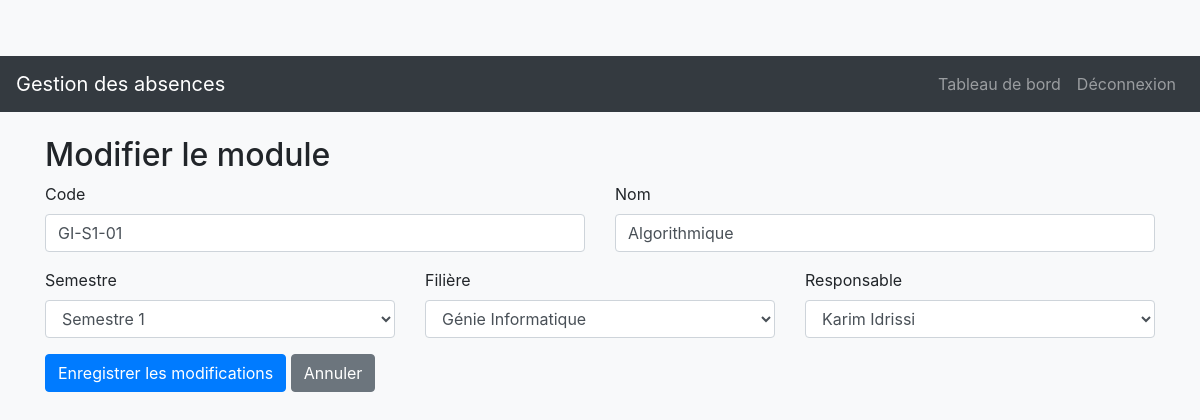
Screenshot of /admin/edit_module.php?id=1 (signed in) with the database file from the repository.
### tables this page shows
CREATE TABLE `modules` (
  `id` int(11) NOT NULL,
  `code` varchar(10) NOT NULL,
  `nom` varchar(100) NOT NULL,
  `semestre` enum('S1','S2') NOT NULL,
  `filiere_id` int(11) NOT NULL,
  `responsable_id` int(11) NOT NULL,
  `created_at` timestamp NOT NULL DEFAULT current_timestamp()
);

CREATE TABLE `filieres` (
  `id` int(11) NOT NULL,
  `code` varchar(10) NOT NULL,
  `nom` varchar(100) NOT NULL,
  `description` text DEFAULT NULL,
  `created_at` timestamp NOT NULL DEFAULT current_timestamp()
);

CREATE TABLE `responsables` (
  `id` int(11) NOT NULL,
  `nom` varchar(50) NOT NULL,
  `prenom` varchar(50) NOT NULL,
  `email` varchar(100) NOT NULL,
  `telephone` varchar(20) DEFAULT NULL,
  `created_at` timestamp NOT NULL DEFAULT current_timestamp()
);

### admin/edit_module.php (the view, shortened to what this page needs)
<?php
require_once __DIR__ . '/../config/db.php';
require_once __DIR__ . '/../includes/header.php';
$id = $_GET['id'];
$stmt = $pdo->prepare("SELECT * FROM modules WHERE id = ?");
$stmt->execute([$id]);
$module = $stmt->fetch();
$filieres = $pdo->query("SELECT * FROM filieres ORDER BY nom")->fetchAll();
$responsables = $pdo->query("SELECT * FROM responsables ORDER BY nom")->fetchAll();
?>
<div class="container mt-4">
    <h2>Modifier le module</h2>
    <form method="POST">
        <div class="row">
            <div class="col-md-6 mb-3">
                <label>Code</label>
                <input type="text" name="code" class="form-control" value="<?= htmlspecialchars($module['code']) ?>" required>
            </div>
            <div class="col-md-6 mb-3">
                <label>Nom</label>
                <input type="text" name="nom" class="form-control" value="<?= htmlspecialchars($module['nom']) ?>" required>
            </div>
            <div class="col-md-4 mb-3">
                <label>Semestre</label>
                <select name="semestre" class="form-control" required>
                    <option value="S1" <?= $module['semestre'] === 'S1' ? 'selected' : '' ?>>Semestre 1</option>
                </select>
            </div>
            <div class="col-md-4 mb-3">
                <label>Filière</label>
                <select name="filiere_id" class="form-control" required>
                    <?php foreach ($filieres as $f): ?>
                        <option value="<?= $f['id'] ?>" <?= $f['id'] == $module['filiere_id'] ? 'selected' : '' ?>>
                            <?= htmlspecialchars($f['nom']) ?>
                        </option>
                    <?php endforeach; ?>
                </select>
            </div>
            <div class="col-md-4 mb-3">
                <label>Responsable</label>
                <select name="responsable_id" class="form-control" required>
                    <?php foreach ($responsables as $r): ?>
                        <option value="<?= $r['id'] ?>" <?= $r['id'] == $module['responsable_id'] ? 'selected' : '' ?>>
                            <?= htmlspecialchars($r['prenom'] . ' ' . $r['nom']) ?>
                        </option>
                    <?php endforeach; ?>
                </select>
            </div>
        </div>
        <button type="submit" name="modifier" class="btn btn-primary">Enregistrer les modifications</button>
        <a href="gestion_modules.php" class="btn btn-secondary">Annuler</a>
    </form>
</div>
<?php require_once __DIR__ . '/../includes/footer.php'; ?>

### assets/style.css (style rules this page uses)
body { padding-top: 56px; background-color: #f8f9fa; }

### rows the page displays
modules: code "GI-S1-01", nom "Algorithmique", semestre "Semestre 1", filiere_id "Génie Informatique", responsable_id "Karim Idrissi"
